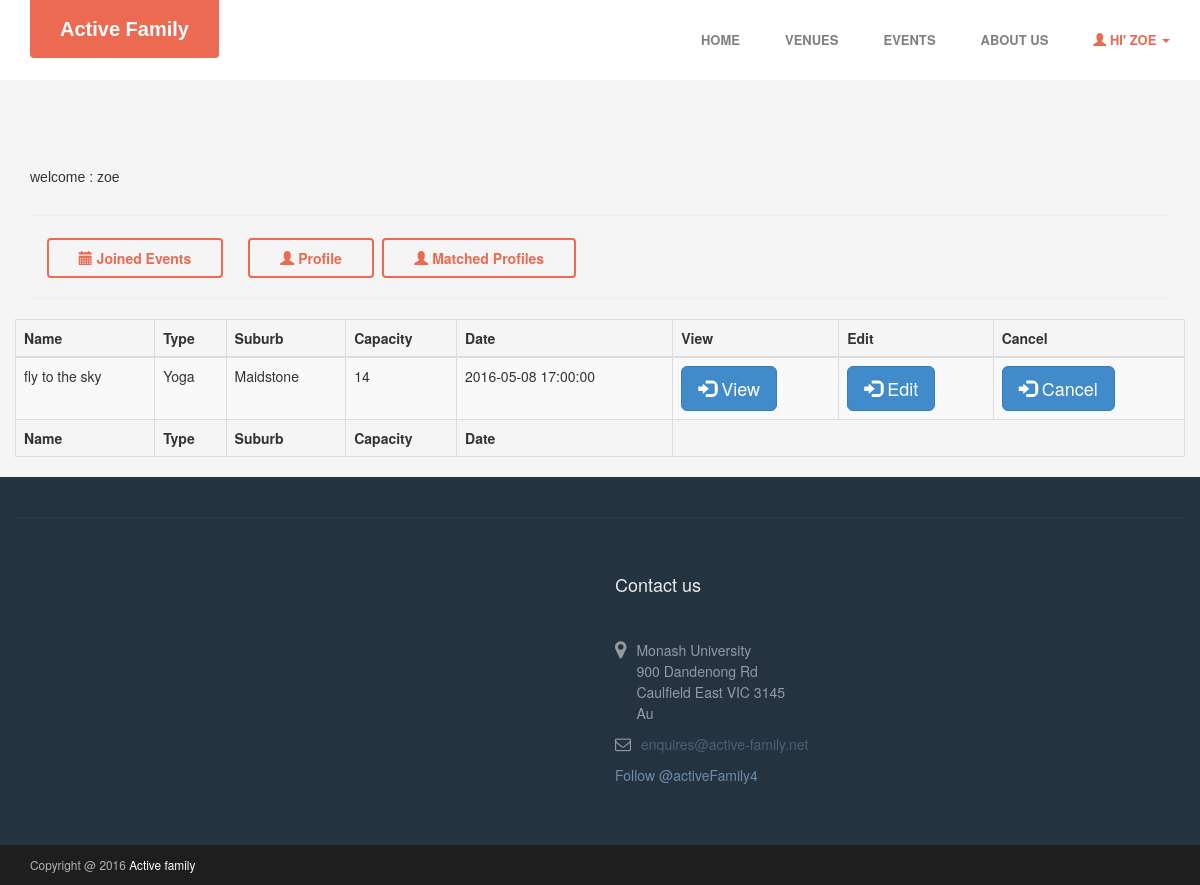
The page /user/home.php (signed in) on the database its author committed.
### tables this page shows
CREATE TABLE `users` (
  `user_id` int(11) NOT NULL,
  `user_name` varchar(15) NOT NULL,
  `user_email` varchar(40) NOT NULL,
  `user_pass` varchar(255) NOT NULL,
  `joining_date` timestamp NOT NULL DEFAULT CURRENT_TIMESTAMP
);

CREATE TABLE `events` (
  `eventId` int(60) NOT NULL,
  `create_user_id` int(60) NOT NULL,
  `eventName` varchar(255) DEFAULT NULL,
  `eventDescription` text,
  `type` varchar(60) DEFAULT NULL,
  `address` text NOT NULL,
  `suburb` varchar(70) NOT NULL,
  `capacity` int(60) DEFAULT NULL,
  `curr_capa` int(11) DEFAULT NULL,
  `date` datetime DEFAULT NULL,
  `status` varchar(25) NOT NULL
);

### user/class.user.php (called while the page is built, shortened)
<?php
class USER
{
	private $conn;
	public function __construct()
	{
		$database = new Database();
		$db = $database->dbConnection();
		$this->conn = $db;
    }
	public function runQuery($sql)
	{
		$stmt = $this->conn->prepare($sql);
		return $stmt;
	}
}
?>

### user/home.php (the view, shortened to what this page needs)
<?php
    include('../include/config.php');
	require_once("class.user.php");
	$auth_user = new USER();
	$user_id = $_SESSION['user_session'];
	$stmt = $auth_user->runQuery("SELECT * FROM users WHERE user_id=:user_id");
	$stmt->execute(array(":user_id"=>$user_id));
	$userRow=$stmt->fetch(PDO::FETCH_ASSOC);
    $sql = "SELECT * FROM events where create_user_id = '$user_id' AND status = 'active'";
    $stmt = $pdo->query($sql);
    $list = $stmt->fetchAll(PDO::FETCH_ASSOC);
?>
<!DOCTYPE html PUBLIC "-//W3C//DTD XHTML 1.0 Transitional//EN" "http://www.w3.org/TR/xhtml1/DTD/xhtml1-transitional.dtd">
<html xmlns="http://www.w3.org/1999/xhtml">
<head>
    <link rel="stylesheet" href="assets/plugins/bootstrap/css/bootstrap.min.css">
    <link rel="stylesheet" href="assets/plugins/font-awesome/css/font-awesome.css">
    <link rel="stylesheet" href="assets/plugins/flexslider/flexslider.css">
    <link id="theme-style" rel="stylesheet" href="assets/css/styles.css">
    <link rel="stylesheet" href="css/bootstrap.min.css"/>
    <link rel="stylesheet" href="css/custom.css"/>
    <link rel="stylesheet" href="style.css" type="text/css"  />
    <link rel="stylesheet" href="https://cdn.datatables.net/t/bs/jq-2.2.0,dt-1.10.11,r-2.0.2/datatables.min.css"/>
<link rel="stylesheet" href="style.css" type="text/css"  />
</head>
<body style="background-color: #f5f5f5">
<header id="header" class="header navbar-fixed-top" style="position: relative; background-color: white">
    <div class="container">
        <h1 class="logo">
            <a href="http://active-family.net"><span class="logo-icon"></span><span class="text">Active Family</span></a>
        </h1>
        <nav class="main-nav navbar-right" role="navigation">
            <div id="navbar" class="navbar-collapse collapse">
                <ul class="nav navbar-nav navbar-right">
                    <li class="nav-item"><a href="../index.php">Home</a></li>
                    <li class="nav-item"><a href="../map/index.php">Venues</a></li>
                    <li class="nav-item"><a href="../event/index.php">Events</a></li>
                    <li class="nav-item"><a href="../about.php">About Us</a></li>
                    <li class="active nav-item dropdown" id="notlogedin">
                        <a href="#" class="dropdown-toggle" data-toggle="dropdown" data-delay="0" data-close-others="flase">
                            <span class="glyphicon glyphicon-user"></span>&nbsp;Hi' <?php echo $userRow['user_name']; ?>&nbsp;<span class="caret"></span></a>
                    </li>
                </ul>
            </div>
        </nav>
    </div>
</header>
<div class="container-fluid" style="margin-top:80px;">
    <div class="container">
    	<label class="h5">welcome : <?php print($userRow['user_name']); ?></label>
        <hr />
        <h2>
            <a href="joinedEvent.php" class="btn btn-cta btn-cta-secondary"><span class="glyphicon glyphicon-calendar"></span> Joined Events </a> &nbsp;
        <a href="profile.php" class="btn btn-cta btn-cta-secondary"><span class="glyphicon glyphicon-user"></span> Profile </a>
            <a href="match.php" class="btn btn-cta btn-cta-secondary"><span class="glyphicon glyphicon-user"></span> Matched Profiles </a>
        </h2>
       	<hr />
        <div class='row'>
            <table id='event' class="table table-striped table-bordered" style="width: 100%">
                <thead>
                <tr>
                    <th>Name</th>
                    <th>Type</th>
                    <th>Suburb</th>
                    <th>Capacity</th>
                    <th>Date</th>
                    <th>View</th>
                    <th>Edit</th>
                    <th>Cancel</th>
                </tr>
                </thead>
                <tbody>
                <?php
                $btnView = array();
                $i = 0;
                foreach ($list as $val){
                    $btnView[$i] = "btnView".$i;
                    $btnEdit[$i] = "btnEdit".$i;
                    $btnCancel[$i] = "btnCancel".$i;
                    $eventId = $val['eventId'];
                    ?>
                    <tr>
                        <td>
                            <?php echo $val['eventName'];?>
                        </td>
                        <td>
                            <?php echo $val['type'];?>
                        </td>
                        <td>
                            <?php echo $val['suburb'];?>
                        </td>
                        <td>
                            <?php echo $val['capacity'];?>
                        </td>
                        <td>
                            <?php echo $val['date'];?>
                        </td>
                        <td class="form-group">
                            <button type="submit" name="<?php echo $btnView[$i]?>" class="btn btn-primary btn-lg" onclick="window.location.href='../event/view.php?eventId=<?php echo $eventId; ?>'">
                                <i class="glyphicon glyphicon-log-in"></i> View
                            </button>
                        </td>
                        <td>
                            <button type="submit" name="<?php echo $btnEdit[$i]?>" class="btn btn-primary btn-lg" onclick="window.location.href='../event/edit.php?eventId=<?php echo $eventId; ?>'">
                                <i class="glyphicon glyphicon-log-in"></i> Edit
                            </button>
                        </td>
                        <form action="" method="post">
                            <td class="form-group">
                                <button type="submit" name="<?php echo $btnCancel[$i]?>" class="btn btn-primary btn-lg">
                                    <i class="glyphicon glyphicon-log-in"></i> Cancel
                                </button>
                            </td>
                        </form>
                    </tr>
                    <?php $i++; }?>
                </tbody>
                <tfoot>
                <tr>
                    <th>Name</th>
                    <th>Type</th>
                    <th>Suburb</th>
                    <th>Capacity</th>
                    <th>Date</th>
                </tr>
                </tfoot>
            </table>
        </div>
    </div>
</div>
<?php
include("../include/footer.php");
?>
</body>
</html>

### user/assets/css/styles.css (style rules this page uses)
body { font-family: 'Roboto', arial, sans-serif; color: #444444; font-size: 16px; -webkit-font-smoothing: antialiased; -moz-osx-font-smoothing: grayscale; }
a { color: #ec6952; -webkit-transition: all 0.4s ease-in-out; -moz-transition: all 0.4s ease-in-out; -ms-transition: all 0.4s ease-in-out; -o-transition: all 0.4s ease-in-out; }
.btn, a.btn { -webkit-transition: all 0.4s ease-in-out; -moz-transition: all 0.4s ease-in-out; -ms-transition: all 0.4s ease-in-out; -o-transition: all 0.4s ease-in-out; font-weight: bold; }
a.btn-cta, .btn-cta { padding: 8px 30px; }
a.btn-cta-secondary, .btn-cta-secondary { background: none; border: 2px solid #ec6952; color: #ec6952; }
.header { color: #fff; width: 100%; position: relative; z-index: 40; height: 80px; }
.header h1.logo { font-family: "Roboto Slab", arial, sans-serif; margin-top: 0; margin-bottom: 0; font-weight: bold; font-size: 15px; float: left; }
.header h1.logo a { color: #fff; padding: 15px 30px; display: inline-block; text-align: center; line-height: 1.4; max-width: 200px; background: #ec6952; -webkit-border-top-right-radius: 0; -webkit-border-bottom-right-radius: 4px; -webkit-border-bottom-left-radius: 4px; -webkit-border-top-left-radius: 0; -moz-border-radius-topright: 0; -moz-border-radius-bottomright: 4px; -moz-border-radius-bottomleft: 4px; -moz-border-radius-topleft: 0; border-top-right-radius: 0; border-bottom-right-radius: 4px; border-bottom-left-radius: 4px; border-top-left-radius: 0; -moz-background-clip: padding; -webkit-background-clip: padding-box; background-clip: padding-box; -webkit-transition: color 0.4s ease-in-out; -moz-transition: color 0.4s ease-in-out; -ms-transition: color 0.4s ease-in-out; -o-transition: color 0.4s ease-in-out; position: relative; font-size: 20px; }
.header .main-nav { margin-top: 15px; }
.header .main-nav .nav .nav-item { font-weight: normal; background: none; font-weight: bold; text-transform: uppercase; font-size: 13px; margin-right: 15px; }
.header .main-nav .nav .nav-item.active a { color: #ec6952; background: none; font-weight: bold; }
.header .main-nav .nav .nav-item a { color: grey; background: none; font-weight: bold; }
.header .main-nav .nav .nav-item.active { color: #ec6952; }
@media (min-width: 768px) { .header { height: inherit; } }
@media (min-width: 768px) { .header.navbar-fixed-top { position: relative; } }
@media (min-width: 768px) { .header h1.logo { float: none; text-align: center; } }
@media (min-width: 768px) { .header h1.logo a { margin: 0 auto; } }
@media (min-width: 768px) { .header .main-nav .nav .nav-item { margin-right: 10px; } }
@media (min-width: 768px) { .main-nav.navbar-right { float: none !important; } }
@media (min-width: 768px) { .navbar-collapse.collapse { text-align: center; } }
@media (min-width: 768px) { .navbar-collapse.collapse .navbar-nav { float: none; margin: 0 auto; display: inline-block; } }
@media (min-width: 992px) { .header { height: 80px; } }
@media (min-width: 992px) { .header.navbar-fixed-top { position: fixed; } }
@media (min-width: 992px) { .main-nav { float: right !important; } }
@media (min-width: 992px) { .header h1.logo { float: left; margin: inherit; } }
@media (min-width: 992px) { .header .main-nav .nav .nav-item { margin-right: 15px; } }
@media (min-width: 992px) { .main-nav.navbar-right { float: right !important; } }
@media (min-width: 992px) { .navbar-fixed-top .navbar-collapse { padding-left: 15px; padding-right: 15px; } }

### user/css/custom.css (style rules this page uses)
a { color: #fff; }

### user/style.css (style rules this page uses)
body { background:#f1f9f9; }
.h5 { font-family:Verdana, Geneva, sans-serif; }
h1 { font-family:Verdana, Geneva, sans-serif; }

### rows shown on the page
users: user_name "ZOE", user_name "zoe"
events: eventName "fly to the sky", type "Yoga", suburb "Maidstone", capacity "14", date "2016-05-08 17:00:00"
